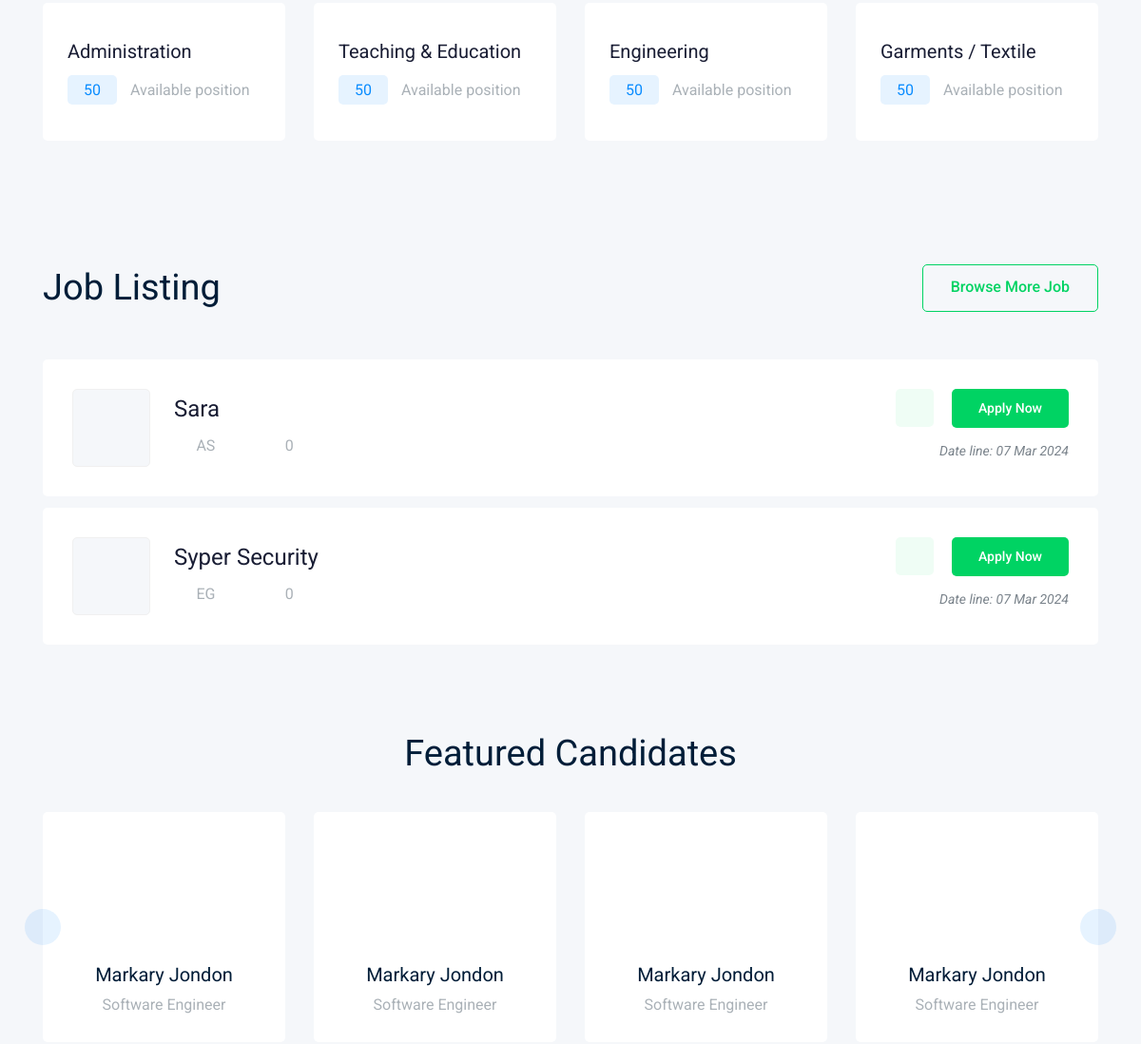
The app's page / (middle part), older data.
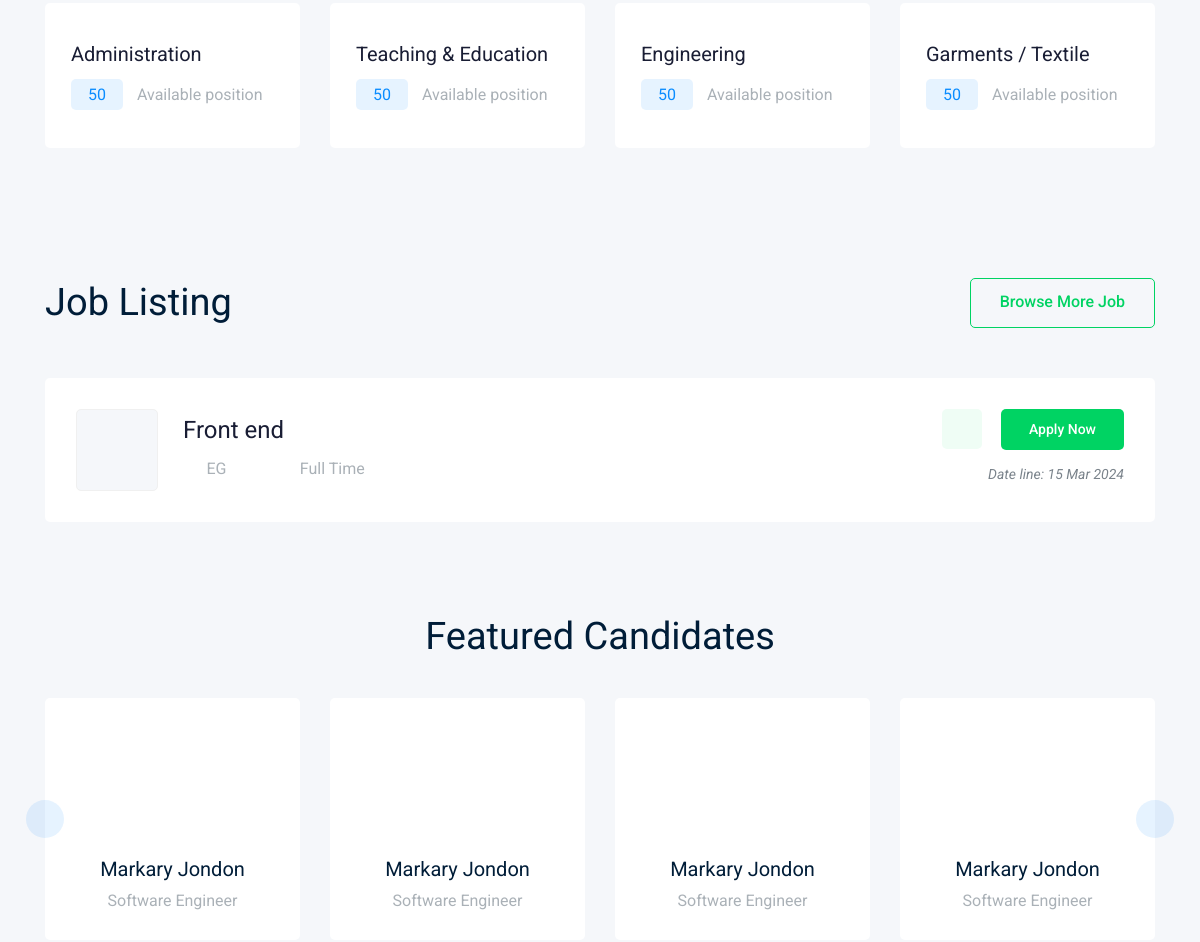
The same page, newer data.
### job/models.py (models this page shows, shortened)
class Job(models.Model):
    owner=models.ForeignKey(User,related_name='job_owner',on_delete=models.CASCADE)
    title=models.CharField(max_length=100)
    job_tybe=models.CharField(max_length=15,choices=JOB_TYPE)
    country = models.CharField(max_length=200,null=True, choices=CountryField().choices + [('', 'Select Country')])
    description=models.TextField(max_length=10000)
    responsibilities = models.TextField(max_length=10000)
    qualifications = models.TextField(max_length=10000)
    benefits = models.TextField(max_length=10000)
    published_at=models.DateTimeField(auto_now=True)
    Vacancy=models.IntegerField(default=1)
    salary=models.IntegerField(default=0)
    experince=models.IntegerField(default=1)
    category = models.ForeignKey('Category',on_delete=models.CASCADE)
    image=models.ImageField(upload_to=image_upload)
    slug=models.SlugField(blank=True,null=True)

### home/views.py (the view)
# urls.py: path('', views.home, name='home'),
def home(request):
    job_list = Job.objects.all()  # You can customize this query based on your requirements
    paginator = Paginator( job_list, 2)
    page_number = request.GET.get('page')
    job_list = paginator.get_page(page_number)
    context = {'job_list': job_list}
    return render(request, 'home/home.html', context)

### home/templates/home/home.html (shortened to what the changed rows need)
{% extends 'base.html' %}
{% load static %}
{%block body%}
    <div class="job_listing_area">
        <div class="container">
            <div class="job_lists">
                <div class="row">
                    {% for job in job_list %}
                    <div class="col-lg-12 col-md-12">
                        <div class="single_jobs white-bg d-flex justify-content-between">
                            <div class="jobs_left d-flex align-items-center">
                                <div class="thumb">
                                </div>
                                <div class="jobs_conetent">
                                    <a href="{% url 'home:home_job_details' job.slug %}"><h4>{{ job.title }}</h4></a>
                                    <div class="links_locat d-flex align-items-center">
                                        <div class="location">
                                            <p> <i class="fa fa-map-marker"></i> {{ job.country }}</p>
                                        </div>
                                        <div class="location">
                                            <p> <i class="fa fa-clock-o"></i> {{ job.job_tybe }}</p>
                                        </div>
                                    </div>
                                </div>
                            </div>
                            <div class="jobs_right">
                                <div class="apply_now">
                                    <a class="heart_mark" href="#"> <i class="ti-heart"></i> </a>
                                    <a href="{% url 'home:home_job_details' job.slug %}" class="boxed-btn3">Apply Now</a>
                                </div>
                                <div class="date">
                                    <p>Date line: {{ job.published_at|date:'d M o' }}</p>
                                </div>
                            </div>
                        </div>
                    </div>
                    {% endfor %}
                </div>
            </div>
                    </div>
                </div>
  {%endblock body%}

Row changes from the older to the newer data that the page shows:
removed Job: title "Sara", country "AS", job_tybe "0", published_at "07 Mar 2024"
removed Job: title "Syper Security", country "EG", job_tybe "0", published_at "07 Mar 2024"
added Job: title "Front end", country "EG", job_tybe "Full Time", published_at "15 Mar 2024"
